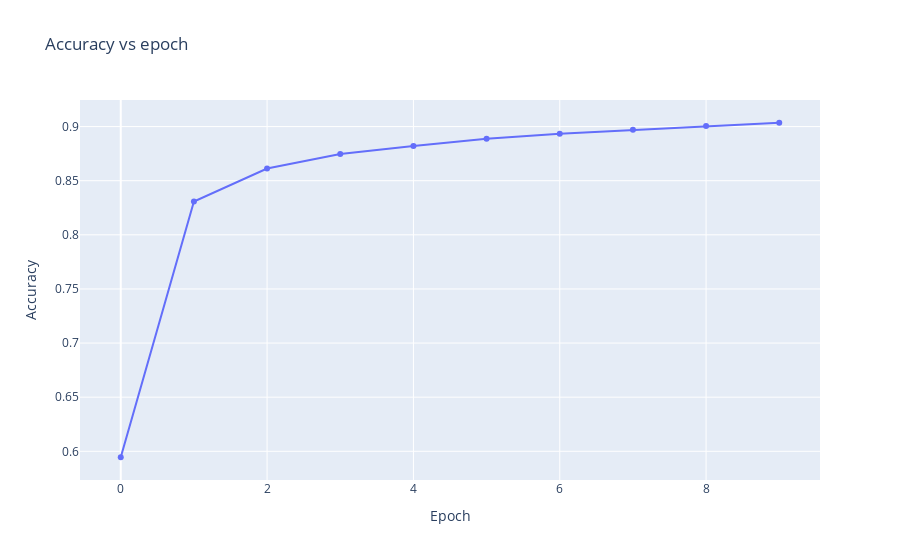

Notebook source saved alongside this figure:
### Markdown cell above
Look at the learning curves

### Code cell
fig = go.Figure()
fig = go.Figure(data=go.Scatter(x=list(range(len(accuracies))), y=accuracies))
fig.update_layout(title='Accuracy vs epoch',
                   xaxis_title='Epoch',
                   yaxis_title='Accuracy')
fig.show()

### Figure 1 — Plotly figure (JSON) as saved in the notebook; plotly's stock layout.template omitted (floating-point values rounded to 4 significant figures)
{"data": [{"type": "scatter", "x": [0, 1, 2, 3, 4, 5, 6, 7, 8, 9], "y": [0.5945, 0.8308, 0.8612, 0.8746, 0.8821, 0.8887, 0.8934, 0.897, 0.9004, 0.9035]}], "layout": {"title": {"text": "Accuracy vs epoch"}, "xaxis": {"title": {"text": "Epoch"}}, "yaxis": {"title": {"text": "Accuracy"}}}}
